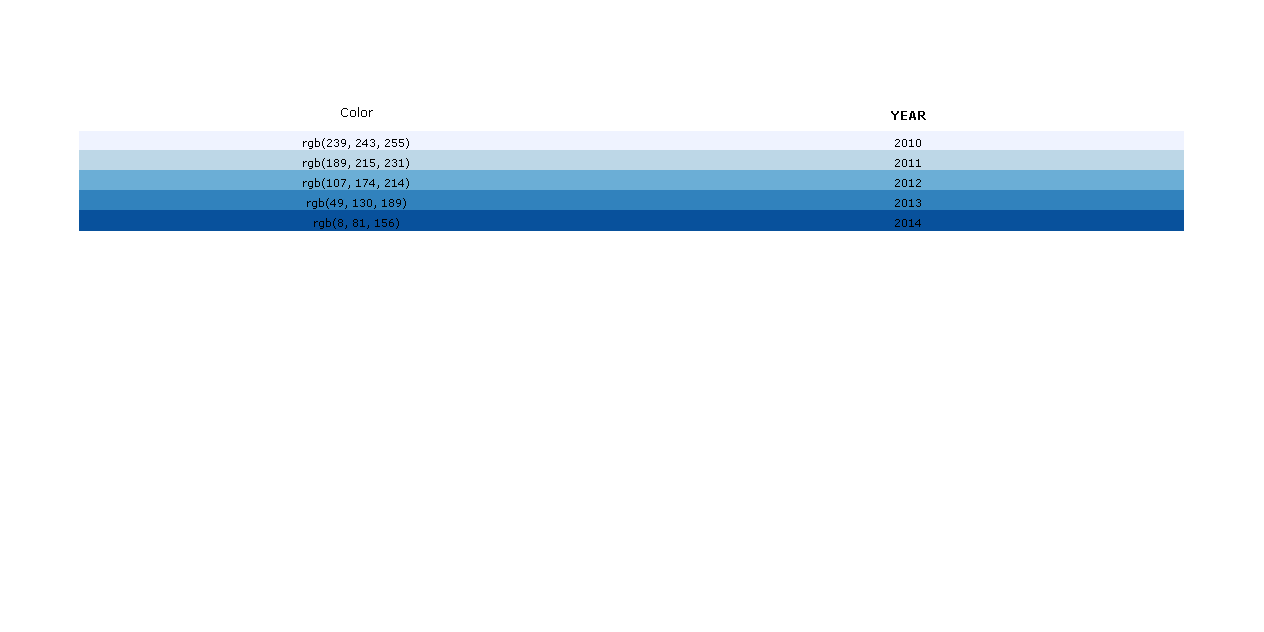

Python code for this plot:
import plotly.graph_objects as go # Biblioteca usada para criar gráficos
import pandas as pd # Biblioteca usada para criar dataframe

# Configuração das cores de cada linhas, separadas por [],[],[],...[]
colors = ['rgb(239, 243, 255)', 'rgb(189, 215, 231)', 'rgb(107, 174, 214)', 'rgb(49, 130, 189)', 'rgb(8, 81, 156)']
data = {'Year' : [2010, 2011, 2012, 2013, 2014], 'Color' : colors} # Variável para dados das linhas
df = pd.DataFrame(data) # cria o dataframe com os dados da variável

# Cria a tabela
fig = go.Figure(data=[go.Table(
  # Configuração do cabeçalho
    header=dict(
        values=["Color", "<b>YEAR</b>"], # Títulos das colunas
        line_color='white', fill_color='white', # Cor da linha e preenchimento
        align='center', font=dict(color='black', size=12) # Configuração de alinhamento de texto cor e tamanho
    ),
  # Configuração do linhas
    cells=dict(
        values=[df.Color, df.Year], # Dados das linhas
        line_color=[df.Color], fill_color=[df.Color], # Cor da linha e preenchimento
        align='center', font=dict(color='black', size=11)))]) # Configuração de alinhamento de texto cor e tamanho

fig.show() # Plota o gráfico

# plotly.express pode criar toda a fígura de uma só vez. Ele usa a graph_objects internamente
